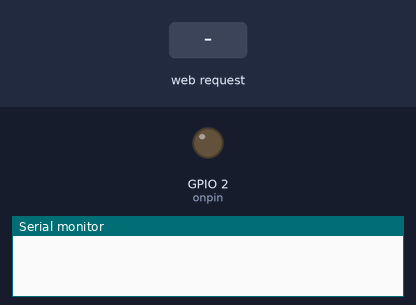
Simulated run of this sketch. Board: ESP8266 (NodeMCU). Parts: output pins drawn as LEDs (lit = HIGH), the last lines printed to the serial monitor. The test bench sets the inputs (shaded band).

Above: at 1.2 s.
1.3 s: HTTP request GET /on received
At 2.1 s:
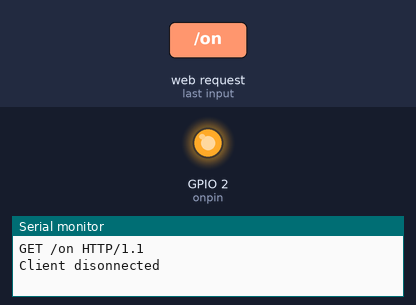
2.8 s: HTTP request GET /off received
At 3.3 s:
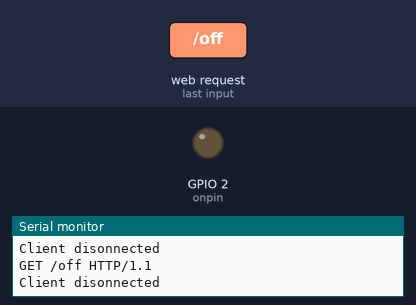
Timing chart, 0 to 5.8 s (numbered marks = the images above; inputs shaded):
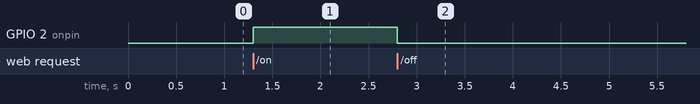

The sketch:

arming_test.ino
```cpp
/*
  ESP WiFi Arming Code Rev 01
  Created by Tylor Jilk, February 2018
  A part of the IREC Avionics Team of Stanford SSI

  Once the ESP is running, connect to its Wi-Fi network
  and go to one of 3 websites to do exactly what they
  sound like: ipaddress/arm, /disarm, or /status

  The GPIO pin which is controlled by these commands
  is called 'onpin'.
*/

#include <Arduino.h>
#include <ESP8266WiFi.h>

const char WiFiAPPSK[] = "heytheresexy";
const int onpin = 2; // IO5 on the Esp8266 WROOM 02

WiFiServer server(80);

void setup() {
    Serial.begin(115200);
    pinMode(onpin, OUTPUT);
    digitalWrite(onpin, LOW);

    WiFi.mode(WIFI_AP);

    // Do a little work to get a unique-ish name. Append the
    // last two bytes of the MAC (HEX'd) to "Thing-":
    uint8_t mac[WL_MAC_ADDR_LENGTH];
    WiFi.softAPmacAddress(mac);
    String macID = String(mac[WL_MAC_ADDR_LENGTH - 2], HEX) +
                    String(mac[WL_MAC_ADDR_LENGTH - 1], HEX);
    macID.toUpperCase();
    String AP_NameString = "Main AV " + macID;

    char AP_NameChar[AP_NameString.length() + 1];
    memset(AP_NameChar, 0, AP_NameString.length() + 1);

    for (int i=0; i<AP_NameString.length(); i++)
        AP_NameChar[i] = AP_NameString.charAt(i);

    WiFi.softAP(AP_NameChar, WiFiAPPSK);

    server.begin();
}

void loop() {

  // Check if a client has connected
  WiFiClient client = server.available();
  if (!client) {
    return;
  }

  // Read the first line of the request
  String req = client.readStringUntil('\r');
  Serial.println(req);
  client.flush();

  // Match the request
  int val = -1; // We'll use 'val' to keep track of both the
                // request type (read/set) and value if set.
  if (req.indexOf("/off") != -1)
    val = 0; // Will write LED low
  else if (req.indexOf("/on") != -1)
    val = 1; // Will write LED high
  else if (req.indexOf("/status") != -1)
    val = -2; // Will print pin reads
  // Otherwise request will be invalid. We'll say as much in HTML

  // Set GPIO5 according to the request
  if (val >= 0)
    digitalWrite(onpin, val);

  client.flush();

  // Prepare the response. Start with the common header:
  String s = "";
  // String s = "HTTP/1.1 200 OK\r\n";
 //  s += "Content-Type: text/html\r\n\r\n";
 // s += "<!DOCTYPE HTML>\r\n<html>\r\n";
  //s += "<head><style>p{text-align:center;font-size:24px;font-family:helvetica;padding:30px;border:1px solid black;background-color:powderblue}</style></head><body>";

  // If we're setting the LED, print out a message saying we did
  if (val == 0)
  {
    s += "        off";
  }
  else if (val == 1)
  {
    s += "        on";
  }
  else if (val == -2)
  {
    // s += "<br>"; // Go to the next line.
    s += "        Status: ";
    if(digitalRead(onpin))
    {
      s += "on";
    }
    else
    {
      s += "off";
    }
  }
  else
  {
    s += "        Invalid Request. Try /disarm, /arm, or /status.";
  }

  //s += "</body></html>\n";

  // Send the response to the client
  client.print(s);
  delay(1);
  Serial.println("Client disonnected");

  // The client will actually be disconnected
  // when the function returns and 'client' object is detroyed
}
```

Measured:
- after the input at 1.3 s, GPIO 2 (onpin): LOW → HIGH at once
- after the input at 2.8 s, GPIO 2 (onpin): HIGH → LOW at once
